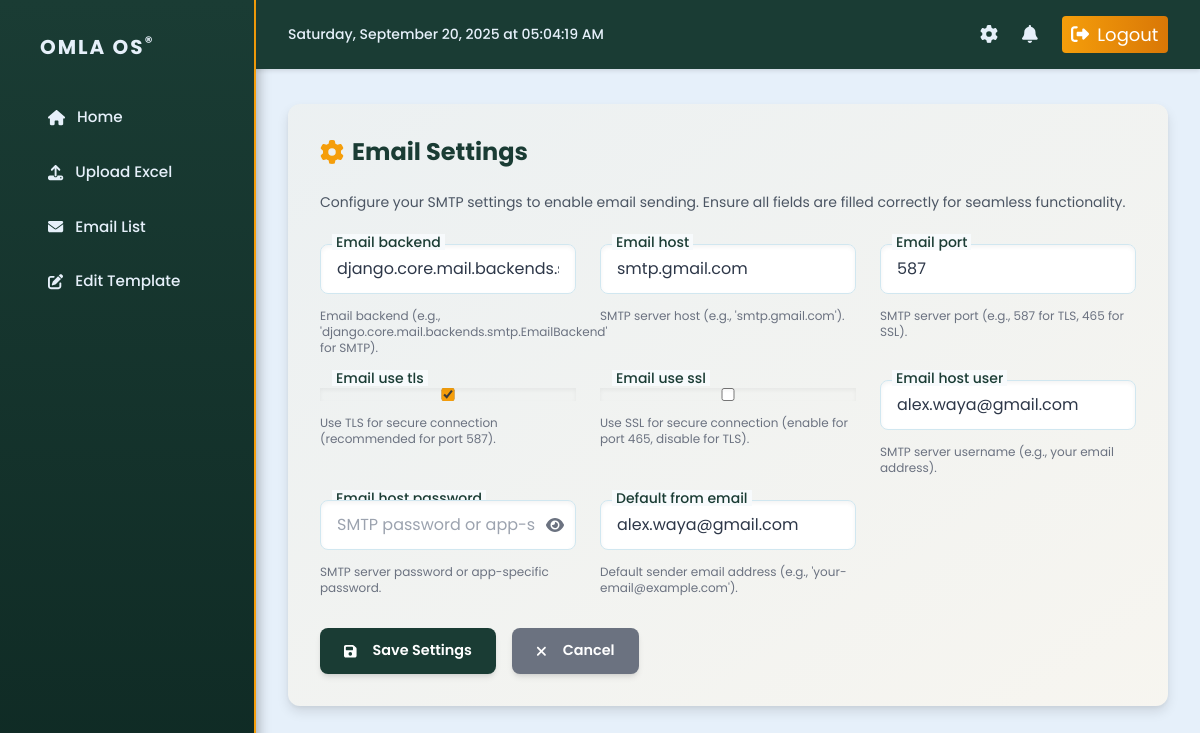
Page /settings/ on the earlier database version.
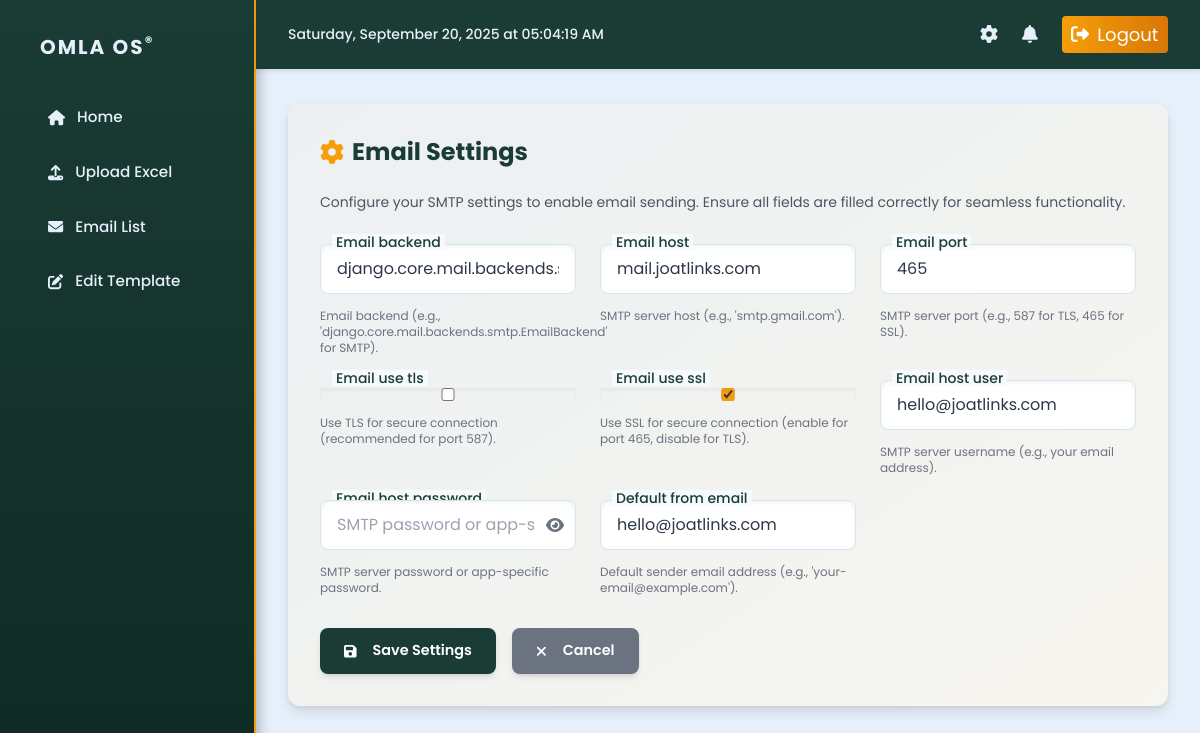
Same page on the later database version.
### sender/models.py (models this page shows, shortened)
class SiteSettings(models.Model):
    email_backend = models.CharField(
        max_length=255,
        default='django.core.mail.backends.smtp.EmailBackend',
        help_text="Email backend (e.g., 'django.core.mail.backends.smtp.EmailBackend' for SMTP)."
    )
    email_host = models.CharField(
        max_length=255,
        blank=True,
        help_text="SMTP server host (e.g., 'smtp.gmail.com')."
    )
    email_port = models.PositiveIntegerField(
        default=587,
        help_text="SMTP server port (e.g., 587 for TLS, 465 for SSL)."
    )
    email_use_tls = models.BooleanField(
        default=True,
        help_text="Use TLS for secure connection (recommended for port 587)."
    )
    email_use_ssl = models.BooleanField(
        default=False,
        help_text="Use SSL for secure connection (enable for port 465, disable for TLS)."
    )
    email_host_user = models.CharField(
        max_length=255,
        blank=True,
        help_text="SMTP server username (e.g., your email address)."
    )
    email_host_password = models.CharField(
        max_length=255,
        blank=True,
        help_text="SMTP server password or app-specific password."
    )
    default_from_email = models.EmailField(
        blank=True,
        help_text="Default sender email address (e.g., 'your-email@example.com')."
    )
    class Meta:
        verbose_name = "Site Settings"
        verbose_name_plural = "Site Settings"

### sender/views.py (the view)
# urls.py: path('settings/', views.site_settings, name='site_settings'),
def site_settings(request):
    settings_obj, created = SiteSettings.objects.get_or_create()
    if request.method == 'POST':
        form = SiteSettingsForm(request.POST, instance=settings_obj)
        if form.is_valid():
            form.save()
            messages.success(request, "Email settings updated successfully.")
            return redirect('dashboard')
    else:
        form = SiteSettingsForm(instance=settings_obj)
    return render(request, 'sender/site_settings.html', {'form': form})

### sender/forms.py
class SiteSettingsForm(forms.ModelForm):
    class Meta:
        model = SiteSettings
        fields = [
            'email_backend',
            'email_host',
            'email_port',
            'email_use_tls',
            'email_use_ssl',
            'email_host_user',
            'email_host_password',
            'default_from_email',
        ]
        widgets = {
            'email_backend': forms.TextInput(attrs={'placeholder': 'e.g., django.core.mail.backends.smtp.EmailBackend'}),
            'email_host': forms.TextInput(attrs={'placeholder': 'e.g., smtp.gmail.com'}),
            'email_port': forms.NumberInput(attrs={'placeholder': 'e.g., 587'}),
            'email_host_user': forms.TextInput(attrs={'placeholder': 'e.g., your-email@example.com'}),
            'email_host_password': forms.PasswordInput(attrs={'placeholder': 'SMTP password or app-specific password'}),
            'default_from_email': forms.EmailInput(attrs={'placeholder': 'e.g., your-email@example.com'}),
        }

### sender/templates/sender/site_settings.html (shortened to what this page needs)
{% extends 'sender/base.html' %}
{% load static %}
{% block content %}
<div class="card relative overflow-hidden">
    <div class="absolute inset-0 bg-gradient-to-br from-[#1A3C34]/10 to-[#F59E0B]/10 opacity-50"></div>
    <h2 class="relative z-10 flex items-center gap-2 text-2xl font-bold text-[#1A3C34] mb-6">
        <i class="fas fa-cog text-[#F59E0B]"></i> Email Settings
    </h2>
    <p class="relative z-10 text-gray-600 mb-8 text-sm">Configure your SMTP settings to enable email sending. Ensure all fields are filled correctly for seamless functionality.</p>
    <form method="post" class="relative z-10">
        <div class="grid grid-cols-1 md:grid-cols-3 gap-6">
            {% for field in form %}
            <div class="form-group relative">
                <label for="{{ field.id_for_label }}" class="absolute -top-2.5 left-3 text-xs font-medium text-[#1A3C34] bg-[#F7FAFC] px-1 transition-all duration-300">
                    {{ field.label }}
                </label>
                {% if field.name == 'email_host_password' %}
                <div class="relative">
                    {{ field }}
                    <button type="button" class="toggle-password absolute right-3 top-1/2 transform -translate-y-1/2 text-gray-500 hover:text-[#F59E0B] transition-colors duration-200" data-target="{{ field.id_for_label }}">
                        <i class="fas fa-eye"></i>
                    </button>
                </div>
                {% else %}
                {{ field }}
                {% endif %}
                {% if field.help_text %}
                <p class="text-gray-500 text-xs mt-1.5">{{ field.help_text }}</p>
                {% endif %}
            </div>
            {% endfor %}
        </div>
        <div class="mt-8 flex gap-4">
            <button type="submit" class="btn bg-[#1A3C34] hover:bg-[#25544A] text-white shadow-md hover:shadow-lg transition-all duration-300 transform hover:-translate-y-0.5">
                <i class="fas fa-save mr-2"></i> Save Settings
            </button>
            <a href="{% url 'dashboard' %}" class="btn bg-gray-500 hover:bg-gray-600 text-white shadow-md hover:shadow-lg transition-all duration-300 transform hover:-translate-y-0.5">
                <i class="fas fa-times mr-2"></i> Cancel
            </a>
        </div>
    </form>
</div>
{% endblock %}

Differences in the rows shown:
changed SiteSettings "django.core.mail.backends.smtp.EmailBackend": email_host "smtp.gmail.com" → "mail.joatlinks.com"; email_port "587" → "465"; email_use_tls "☑" → "☐"; email_use_ssl "☐" → "☑"; email_host_user "alex.waya@gmail.com" → "hello@joatlinks.com"; default_from_email "alex.waya@gmail.com" → "hello@joatlinks.com"
